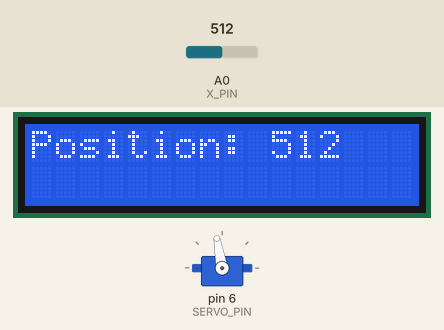
This sketch was run on a simulated Arduino Uno, built with avr-gcc and run on an emulated ATmega328P. Shown: 16×2 character LCD, servo. The test bench sets the inputs (shaded band); at power-on: A0 (X_PIN) = 512.

Above: at 1.2 s.
1.3 s: A0 (X_PIN) set to 716
At 2.0 s:
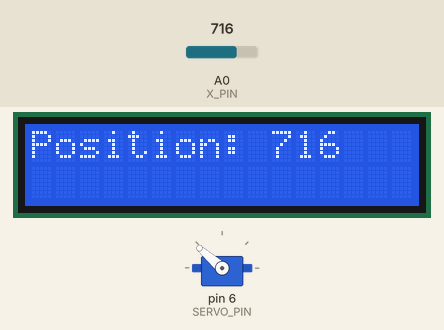
3.0 s: A0 (X_PIN) set to 900
At 3.6 s:
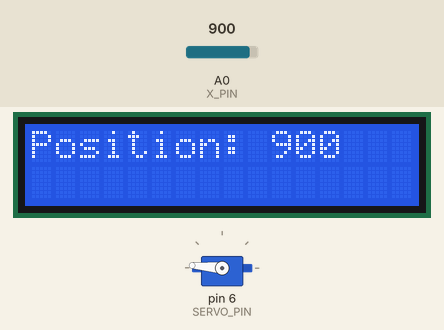
4.5 s: A0 (X_PIN) set to 1023
At 5.2 s:
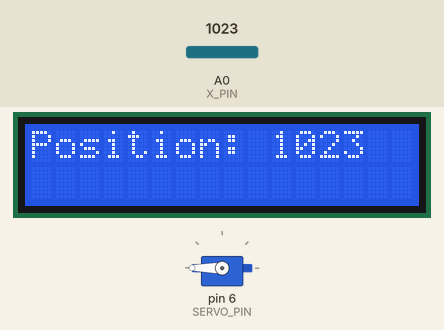
6.1 s: A0 (X_PIN) set to 511
At 6.9 s:
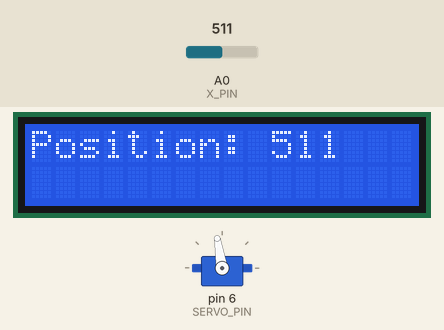
7.6 s: A0 (X_PIN) set to 306
At 8.5 s:
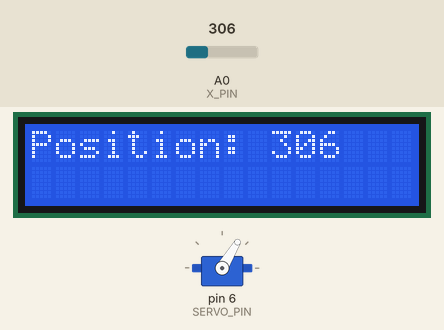
9.1 s: A0 (X_PIN) set to 122
At 10.1 s:
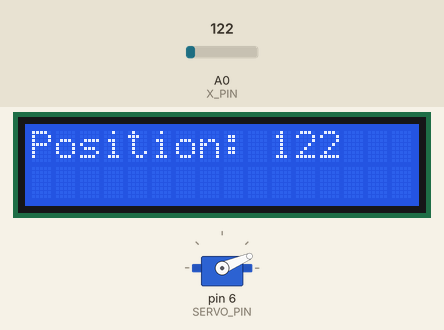
Timing chart, 0 to 11.6 s (numbered marks = the images above; inputs shaded):
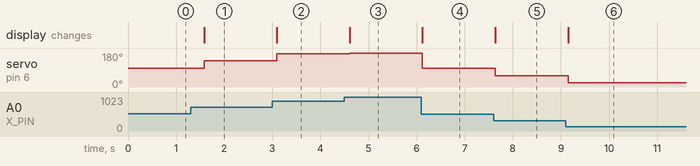

Measured:
- after the input at 1.3 s, servo on pin 6 (SERVO_PIN): 100° → 139° after 0.28 s; the display: changes after 0.28 s (image 1)
- after the input at 3.0 s, servo on pin 6 (SERVO_PIN): 139° → 175° after 0.09 s; the display: changes after 0.09 s (image 2)
- after the input at 4.5 s, servo on pin 6 (SERVO_PIN): 175° → 180° after 0.11 s; the display: changes after 0.11 s (image 3)
- after the input at 6.1 s, servo on pin 6 (SERVO_PIN): 180° → 99° at once; the display: changes at once (image 4)
- after the input at 7.6 s, servo on pin 6 (SERVO_PIN): 99° → 59° at once; the display: changes at once (image 5)
- after the input at 9.1 s, servo on pin 6 (SERVO_PIN): 59° → 23° after 0.05 s; the display: changes after 0.05 s (image 6)

The sketch:

SERVO_WITH_JOYSTICK.ino
```cpp
// library includes
#include <LiquidCrystal.h>
#include <Servo.h>

// initializing the LCD
const int rs=12, en=11, d4=5, d5=4, d6=3, d7=2;
LiquidCrystal lcd(rs, en, d4, d5, d6, d7);

// creating the servo
Servo servo;

// CONSTANTS
const int X_PIN = A0;
const int SERVO_PIN = 6;

void setup() {
  lcd.begin(16, 2);
  servo.attach(SERVO_PIN);
}

void loop() {
  int xInput = analogRead(X_PIN);

  lcd.clear();
  lcd.setCursor(0, 0);
  lcd.print("Position: ");
  lcd.print(xInput);

  servo.write(map(xInput, 0, 1023, 0, 200));

  delay(500);
}
```
